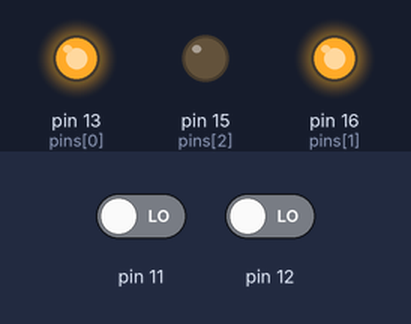
Bench run of a program on a simulated Raspberry Pi (header pin numbers). On the bench: output pins drawn as LEDs (lit = HIGH). Dashed ring = blinking. The test bench sets the inputs (shaded band); at power-on: pin 11 LOW, pin 12 LOW.

Above: at 1.2 s.
1.3 s: pin 11 driven HIGH
At 2.05 s:
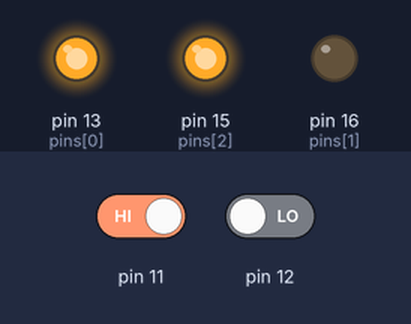
4.3 s: pin 12 driven HIGH
At 4.8 s:
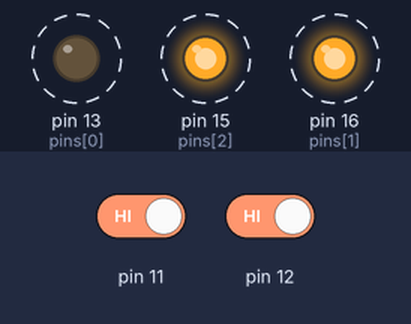
Timing chart, 0 to 13.3 s (numbered marks = the images above; inputs shaded):
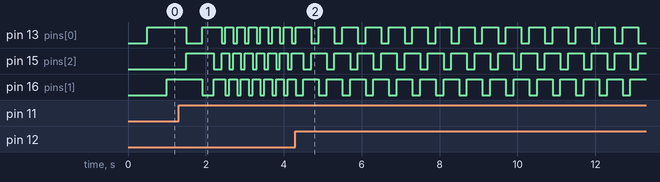

Measured:
- after the input at 4.3 s, pin 13 (pins[0]): alternates HIGH for 0.40 s and LOW for 0.20 s, starting after 0.40 s; pin 15 (pins[2]), pin 16 (pins[1]): alternates HIGH for 0.40 s and LOW for 0.20 s, starting after 0.20 s

The program:

led-speed.py
```python
from time import sleep
import RPi.GPIO as GPIO
GPIO.setmode(GPIO.BOARD)
GPIO.setup(13, GPIO.OUT)
GPIO.setup(11, GPIO.IN)
GPIO.setup(15, GPIO.OUT)
GPIO.setup(12, GPIO.IN)
GPIO.setup(16, GPIO.OUT)
speed = 5

def checkbutton(speed):
	if GPIO.input(11) and speed > 1:
		speed = speed - 1
	if GPIO.input(12) and speed < 10:
		speed = speed + 1
	return speed

while 1:
        pins = [13, 16, 15]

        for pin in pins:
            speed = checkbutton(speed)
            GPIO.output(pin, False)
            sleep(speed * 0.1)
            GPIO.output(pin, True)
```
